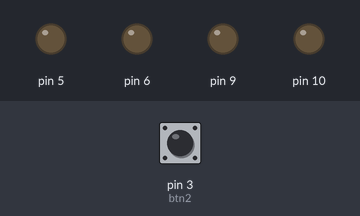
Simulated run of this sketch. Board: Arduino Uno, built with avr-gcc and run on an emulated ATmega328P. Shown: output pins drawn as LEDs (lit = HIGH). The test bench sets the inputs (shaded band); at power-on: pin 3 (btn2) LOW.

Above: at 1.2 s.
1.3 s: pin 3 (btn2) pulled HIGH for 0.15 s
At 1.7 s:
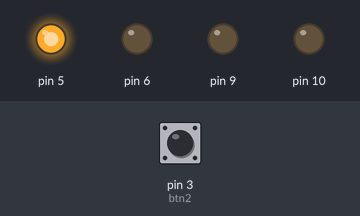
At 3.5 s:
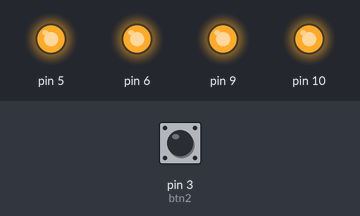
Timing chart, 0 to 5.0 s (numbered marks = the images above; inputs shaded):
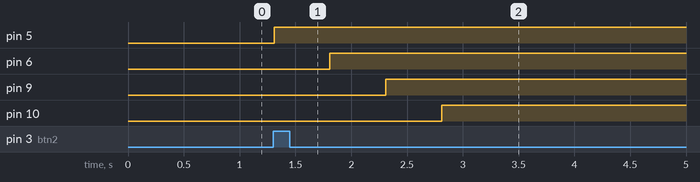

Measured:
- after the input at 1.3 s, pin 5: LOW → HIGH at once; pin 6: LOW → HIGH after 0.51 s; pin 9: LOW → HIGH after 1.0 s; pin 10: LOW → HIGH after 1.5 s

The sketch:

tugas_dua.ino
```cpp
int timer = 500;
int btn2 = 3;
int bacaBtn, lastBtn, cond = 0;

void setup()
{
  pinMode(btn2, INPUT);
  pinMode(5, OUTPUT);
  pinMode(6, OUTPUT);
  pinMode(9, OUTPUT);
  pinMode(10, OUTPUT);
}

void loop()
{
  /*
   * ini untuk led yang berjalan pin 5 ke pin 10 (atau sebaliknya dari yang sebelumnya)
   * sama seperti sebelumnya, untuk menjalankan loop, tekan tombol 2
   */
  bacaBtn = digitalRead (btn2);
  if ((bacaBtn == HIGH) && (lastBtn == LOW))
  {
    cond = 1 - cond;
    delay(10);
  }
  lastBtn = bacaBtn;
  if(cond == 1)
  {
      for (int ledVal = 255; ledVal > 0; ledVal -= 1)
      {
        digitalWrite(5, ledVal);
        delay(timer);
        digitalWrite(6, ledVal);
        delay(timer);
        digitalWrite(9, ledVal);
        delay(timer);
        digitalWrite(10, ledVal);
        delay(timer);
      }
      for (int ledVal =  0; ledVal < 255; ledVal += 1)
      {
        digitalWrite(5, ledVal);
        delay(timer);
        digitalWrite(6, ledVal);
        delay(timer);
        digitalWrite(9, ledVal);
        delay(timer);
        digitalWrite(10, ledVal);
        delay(timer);
      }
  }
  else
  {
    digitalWrite(5, LOW);
    digitalWrite(6, LOW);
    digitalWrite(9, LOW);
    digitalWrite(10, LOW);
  }
}
```
